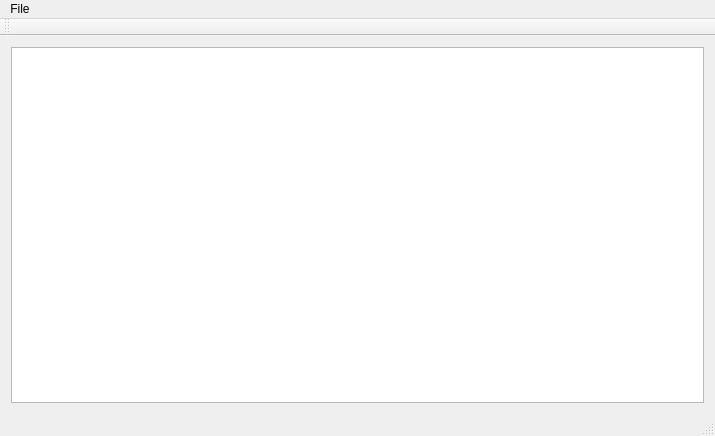
<?xml version="1.0" encoding="UTF-8"?>
<ui version="4.0">
 <class>MainWindow</class>
 <widget class="QMainWindow" name="MainWindow">
  <property name="geometry">
   <rect>
    <x>0</x>
    <y>0</y>
    <width>715</width>
    <height>436</height>
   </rect>
  </property>
  <property name="windowTitle">
   <string>MainWindow</string>
  </property>
  <widget class="QWidget" name="centralWidget">
   <layout class="QHBoxLayout" name="horizontalLayout">
    <item>
     <widget class="QGraphicsView" name="graphicsView"/>
    </item>
   </layout>
  </widget>
  <widget class="QMenuBar" name="menuBar">
   <property name="geometry">
    <rect>
     <x>0</x>
     <y>0</y>
     <width>715</width>
     <height>22</height>
    </rect>
   </property>
   <widget class="QMenu" name="menuFile">
    <property name="title">
     <string>File</string>
    </property>
    <addaction name="actionOpen"/>
    <addaction name="actionClose"/>
    <addaction name="separator"/>
    <addaction name="actionQuit"/>
   </widget>
   <addaction name="menuFile"/>
  </widget>
  <widget class="QToolBar" name="mainToolBar">
   <attribute name="toolBarArea">
    <enum>TopToolBarArea</enum>
   </attribute>
   <attribute name="toolBarBreak">
    <bool>false</bool>
   </attribute>
  </widget>
  <widget class="QStatusBar" name="statusBar"/>
  <action name="actionOpen">
   <property name="text">
    <string>Open</string>
   </property>
  </action>
  <action name="actionClose">
   <property name="text">
    <string>Close</string>
   </property>
  </action>
  <action name="actionQuit">
   <property name="text">
    <string>Quit</string>
   </property>
  </action>
 </widget>
 <layoutdefault spacing="6" margin="11"/>
 <resources/>
 <connections/>
</ui>
